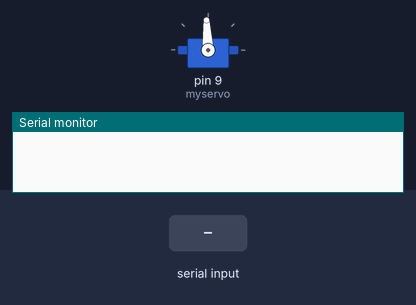
Recording of a sketch running on a simulated Arduino Uno, built with avr-gcc and run on an emulated ATmega328P. Parts: servo, the last lines printed to the serial monitor. Inputs (shaded band) come from the test bench.

Above: at 1.2 s.
1.3 s: "left" received over Serial
At 3.0 s:
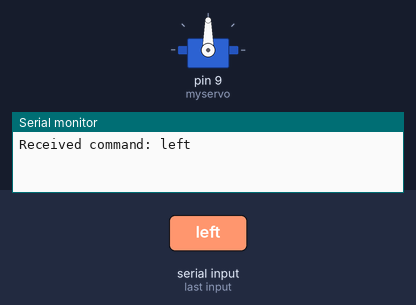
3.8 s: "right" received over Serial
At 6.0 s:
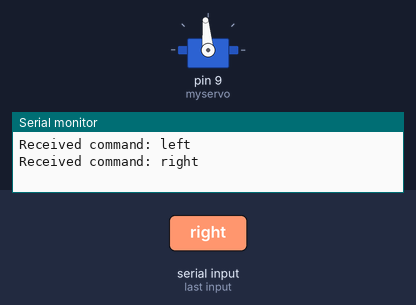
6.3 s: "stop" received over Serial
At 7.9 s:
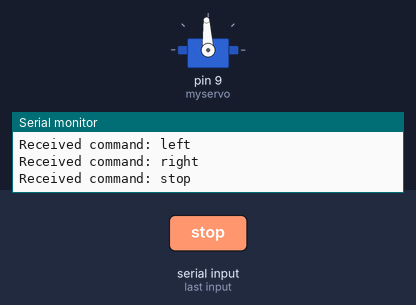
Timing chart, 0 to 9.4 s (numbered marks = the images above; inputs shaded):
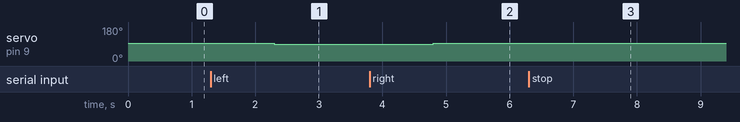

Measured:
- after the input at 1.3 s, servo on pin 9 (myservo): 93° → 90° after 1.0 s
- after the input at 3.8 s, servo on pin 9 (myservo): 90° → 95° after 1.0 s
- after the input at 6.3 s, servo on pin 9 (myservo): 95° → 93° after 1.0 s

The sketch:

servo.ino
```cpp
#include <Servo.h>
Servo myservo;
void setup() {

    Serial.begin(115200);
    myservo.attach(9);
    myservo.write(93);
}

void loop() {
  if(Serial.available() > 0){
    String command = Serial.readString();
    Serial.println("Received command: " + command);  // Debug print
    if(command.equals("stop")){
      myservo.write(93);

    }
    if(command.equals("left")){
      myservo.write(90);

    }
    if(command.equals("right")){
      myservo.write(95);

    }
    if(command.equals("continue")){
      myservo.write(93);
    }
  }
}
```
